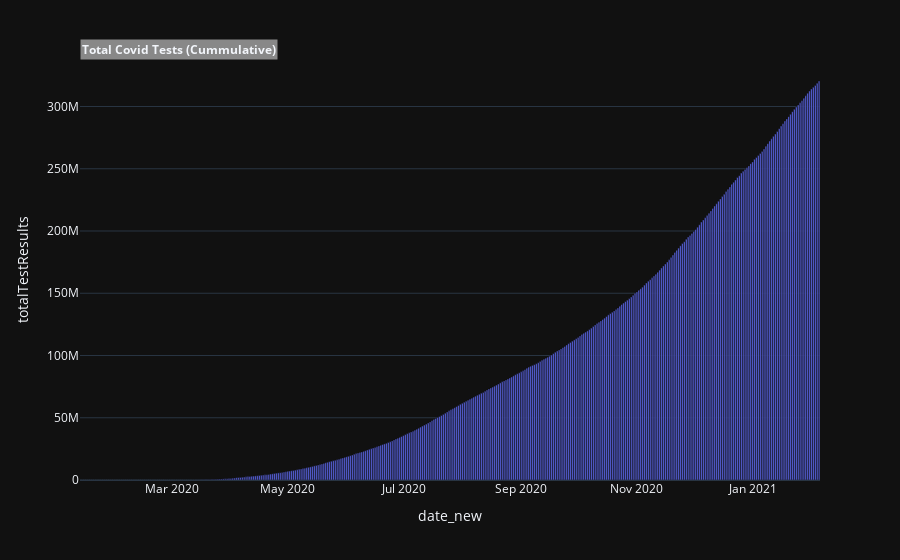

Here is the notebook cell this chart was saved with:
### Code cell
fig = px.bar(df, x='date_new', y='totalTestResults')


fig.add_annotation(x=0, y=1, xanchor='left', yanchor='bottom',
                   xref='paper', yref='paper', showarrow=False, align='left',
                   bgcolor='rgba(255, 255, 255, 0.5)', text="<b>Total Covid Tests (Cummulative)</b>")

fig.update_layout(template='plotly_dark')

### Figure 1 — Plotly figure (JSON) as saved in the notebook; plotly's stock layout.template omitted (floating-point values rounded to 4 significant figures; data arrays with more than 128 entries replaced by an {"elided": "..."} marker saying what was removed)
{"data": [{"alignmentgroup": "True", "hovertemplate": "date_new=%{x}<br>totalTestResults=%{y}<extra></extra>", "legendgroup": "", "marker": {"color": "#636efa"}, "name": "", "offsetgroup": "", "orientation": "v", "showlegend": false, "textposition": "auto", "type": "bar", "x": {"elided": "390 str values"}, "xaxis": "x", "y": {"elided": "390 int values"}, "yaxis": "y"}], "layout": {"annotations": [{"align": "left", "bgcolor": "rgba(255, 255, 255, 0.5)", "showarrow": false, "text": "<b>Total Covid Tests (Cummulative)</b>", "x": 0, "xanchor": "left", "xref": "paper", "y": 1, "yanchor": "bottom", "yref": "paper"}], "barmode": "relative", "legend": {"tracegroupgap": 0}, "margin": {"t": 60}, "xaxis": {"anchor": "y", "domain": [0, 1], "title": {"text": "date_new"}}, "yaxis": {"anchor": "x", "domain": [0, 1], "title": {"text": "totalTestResults"}}}}
